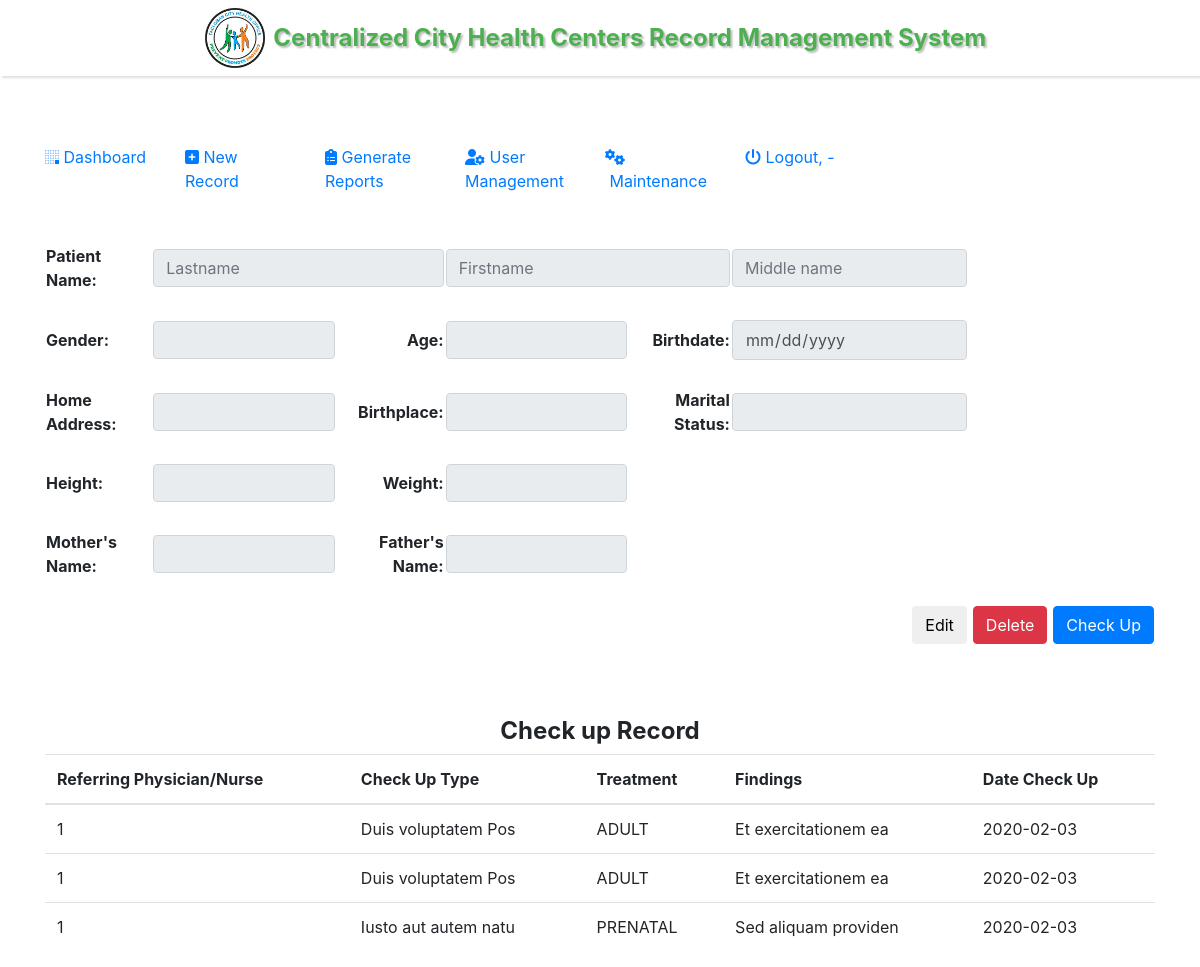
The app's page /patient.php?id=2, older data.
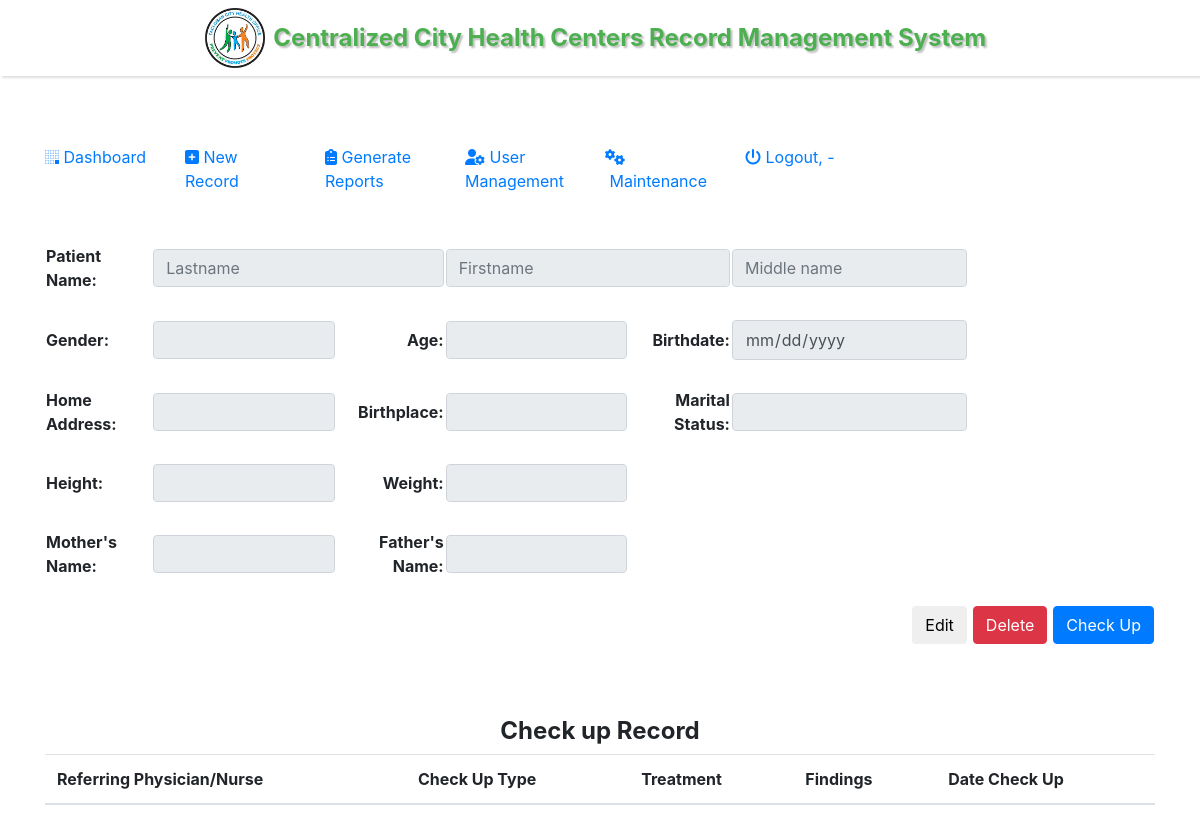
The same page, newer data.
### tables this page shows
CREATE TABLE `check_up_tbl` (
  `id` int(11) NOT NULL,
  `patient_id` int(11) NOT NULL,
  `referringPhysicianOrNurse` int(11) NOT NULL,
  `treatment` varchar(120) NOT NULL,
  `check_up_type` varchar(120) NOT NULL,
  `findings` varchar(120) NOT NULL,
  `dateCheckUp` date NOT NULL DEFAULT current_timestamp()
);

### patient.php (the view, shortened to what this page needs)
<?php
include './/db/db.php';
  ?>
  <!DOCTYPE html>
  <html lang="en" dir="ltr">
    <head>
      <?php include 'screens/includes/head.php'; ?>
    </head>
    <body>
      <?php
        if (isset($_GET['id'])) {
          $id = $_GET['id'];
          ?>
          <div class="row">
            <?php include 'screens/includes/header.php'; ?>
          </div>
          <br>
          <br>
          <div class="container">
              <?php include 'screens/includes/nav.php'; ?>
            <br>
            <br>
            <br>
            <?php
              if ($branch_id !== '7') {
                $sql = $con->query("SELECT * FROM patient_info_tbl WHERE id = '$id' AND branch_id = '$branch_id'");
                $fetch = $sql->fetch_assoc();
              }else{
                $sql = $con->query("SELECT * FROM patient_info_tbl WHERE id = '$id'");
                $fetch = $sql->fetch_assoc();
              }
            ?>
            <div class="row patientInfo-container">
              <div class="col-md-12">
                <table>
                  <tr>
                    <td rowspan="1"><br></td>
                  </tr>
                  <tr>
                    <th>Patient Name:</th>
                    <td colspan="2">
                      <input type="text" class="form-control" placeholder="Lastname" id="lname" disabled value="<?= $fetch['lname'] ?>">
                    </td>
                    <td colspan="2">
                      <input type="text" class="form-control" placeholder="Firstname" id="fname" disabled value="<?= $fetch['fname'] ?>">
                    </td>
                    <td>
                      <input type="text" class="form-control" placeholder="Middle name" id="mname" disabled value="<?= $fetch['mname'] ?>">
                    </td>
                  </tr>
                  <tr>
                    <td rowspan="1"><br></td>
                  </tr>
                  <tr>
                    <th>Gender:</th>
                    <td>
                      <input type="text" class="form-control" id="gender" disabled value="<?= $fetch['gender'] ?>">
                    </td>
                    <th style="text-align: right">Age:</th>
                    <td>
                      <input type="number" class="form-control" id="age" disabled value="<?= $fetch['age'] ?>">
                    </td>
                    <th style="text-align: right">Birthdate:</th>
                    <td>
                      <input type="date" class="form-control" id="bdate" disabled value="<?= $fetch['bday'] ?>">
                    </td>
                  </tr>
                  <tr>
                    <td rowspan="1"><br></td>
                  </tr>
                  <tr>
                    <th>Home Address:</th>
                    <td>
                      <input type="text" class="form-control" id="homeAddress" disabled value="<?= $fetch['address'] ?>">
                    </td>
                    <th style="text-align: right">Birthplace:</th>
                    <td>
                      <input type="text" class="form-control" id="bplace" disabled value="<?= $fetch['bplace'] ?>">
                    </td>
                    <th style="text-align: right">Marital Status:</th>
                    <td>
                      <input type="text" class="form-control" id="maritalStatus" disabled value="<?= $fetch['marital_status'] ?>">
                    </td>
                  </tr>
                  <tr>
                    <td rowspan="1"><br></td>
                  </tr>
                  <tr>
                    <th>Height:</th>
                    <td>
                      <input type="text" class="form-control" id="height" disabled value="<?= $fetch['height'] ?>">
                    </td>
                    <th style="text-align: right">Weight:</th>
                    <td>
                      <input type="text" class="form-control" id="weight" disabled value="<?= $fetch['weight'] ?>">
                    </td>
                  </tr>
                  <tr>
                    <td rowspan="1"><br></td>
                  </tr>
                  <tr>
                    <th>Mother's Name:</th>
                    <td>
                      <input type="text" class="form-control" id="motherName" disabled value="<?= $fetch['mothers_name'] ?>">
                    </td>
                    <th style="text-align: right">Father's Name:</th>
                    <td>
                      <input type="text" class="form-control" id="fatherName" disabled value="<?= $fetch['fathers_name'] ?>">
                    </td>
                  </tr>
                  <tr>
                    <td rowspan="1"><br></td>
                  </tr>
                  <tr>
                    <th colspan="6" style="text-align: right">
                      <button type="button" name="button" class="btn btn-default" id="btn-editRecord">Edit</button>
                    </th>
                    <th></th>
                    <th></th>
                    <th>
                      <button type="button" name="button" class="btn btn-danger" id="btn-deleteRecord" onclick="return confirm('Are you sure?')">Delete</button>
                    </th>
                    <th></th>
                    <th></th>
                    <th>
                      <button type="button" name="button" class="btn btn-primary" id="btn-checkUp" data-toggle="modal" data-target="#myModal">Check Up</button>
                    </th>
                  </tr>
                </table>
              </div>
            </div>
            <div class="row">
              <div class="col-md-12">
                <br>
                <br>
                <br>
                <center>
                  <h4>
                    <b>Check up Record</b>
                  </h4>
                </center>
                <table class="table">
                  <thead>
                    <tr>
                      <th>Referring Physician/Nurse</th>
                      <th>Check Up Type</th>
                      <th>Treatment</th>
                      <th>Findings</th>
                      <th>Date Check Up</th>
                    </tr>
                  </thead>
                  <tbody>
                    <?php
                      $records = $con->query("SELECT * FROM check_up_tbl WHERE patient_id = '$id' ORDER BY dateCheckUp DESC");
                      while($res = mysqli_fetch_array($records)){
                        ?>
                          <tr>
                            <td><?= $res['referringPhysicianOrNurse'] ?></td>
                            <td><?= $res['check_up_type'] ?></td>
                            <td><?= $res['treatment'] ?></td>
                            <td><?= $res['findings'] ?></td>
                            <td><?= $res['dateCheckUp'] ?></td>
                          </tr>
                        <?php
                      }
                    ?>
                  </tbody>
                </table>
              </div>
            </div>
          </div>
          <?php
          }
      ?>
    </body>
  </html>

### screens/includes/head.php (shortened to what this page needs)
<link rel="stylesheet" href="https://maxcdn.bootstrapcdn.com/bootstrap/4.0.0/css/bootstrap.min.css">
<link rel="stylesheet" href=".//config/css/style.css">
<link rel="stylesheet" type="text/css" href="https://cdn.datatables.net/1.10.20/css/jquery.dataTables.css">

### screens/includes/header.php
<div class="col-md-12">
  <div id="header-container">
    <div class="row">
      <div class="col-md-2">
      </div>
      <div class="col-md-8">
        <div class="row">
          <div class="col-md-1 text-right">
            <img src=".//img/download.jpeg" id="home-site-logo">
          </div>
          <div class="col-md-11">
            <h1>Centralized City Health Centers Record Management System</h1>
          </div>
        </div>
      </div>
    </div>
  </div>
</div>

### screens/includes/nav.php (shortened to what this page needs)
<div class="row nav-container">
  <div class="col-md-12">
    <div class="row">
      <div class="col-md-2">
        <a href="index.php"> <i class="fab fa-buromobelexperte"></i>&nbsp;Dashboard</a>
      </div>
      <div class="col-md-2">
        <a href="#" id="transaction"> <i class="fas fa-plus-square"></i>&nbsp;New Record</a>
      </div>
      <div class="col-md-2">
        <a href="#" id="reports"> <i class="fas fa-clipboard-list"></i>&nbsp;Generate Reports</a>
      </div>
      <div class="col-md-2">
        <a href="#" id="userManagement"> <i class="fas fa-user-cog"></i>&nbsp;User Management</a>
      </div>
      <div class="col-md-2">
        <a href="#" id="maintenance"> <i class="fas fa-cogs"></i>&nbsp;Maintenance</a>
      </div>
      <div class="col-md-2">
        <a href=".//db/logout.php" id="logout"> <i class="fas fa-power-off"></i>&nbsp;Logout, <?= $_SESSION['user'] ?> -
          <?php
            $branch_id = $_SESSION["branch"];
          ?>
        </a>
      </div>
    </div>
  </div>
</div>

### config/css/style.css (style rules this page uses)
#header-container { background: #fff; width: 100vw; -webkit-box-shadow: 2px 2px 2px #E0E0E0; box-shadow: 2px 2px 2px #E0E0E0; position: fixed; }
#header-container img { width: 5vw; padding-top: 1vh; padding-bottom: 1vh; }
#header-container h1 { padding-top: 3vh; color: #4CAF50; font-weight: bold; font-size: 2vw; text-shadow: 2px 2px 2px #BDBDBD; }
.nav-container { position: fixed; margin-top: 12vh; width: 70vw; background: #fff; }
.patientInfo-container { margin-top: 12vh; }

Row changes from the older to the newer data that the page shows:
removed check_up_tbl: referringPhysicianOrNurse "1", check_up_type "Duis voluptatem Pos", treatment "ADULT", findings "Et exercitationem ea", dateCheckUp "2020-02-03"
removed check_up_tbl: referringPhysicianOrNurse "1", check_up_type "Duis voluptatem Pos", treatment "ADULT", findings "Et exercitationem ea", dateCheckUp "2020-02-03"
removed check_up_tbl: referringPhysicianOrNurse "1", check_up_type "Iusto aut autem natu", treatment "PRENATAL", findings "Sed aliquam providen", dateCheckUp "2020-02-03"
